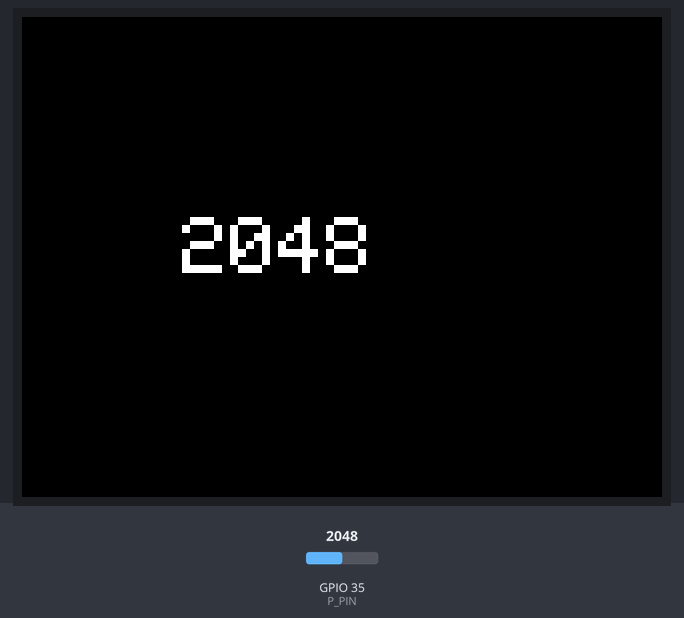
Bench run of a sketch on a simulated ESP32. Shown: 320×240 colour display. The test bench sets the inputs (shaded band); at power-on: GPIO 35 (P_PIN) = 2048.

Above: at 1.3 s.
1.4 s: GPIO 35 (P_PIN) set to 2866
At 3.2 s:
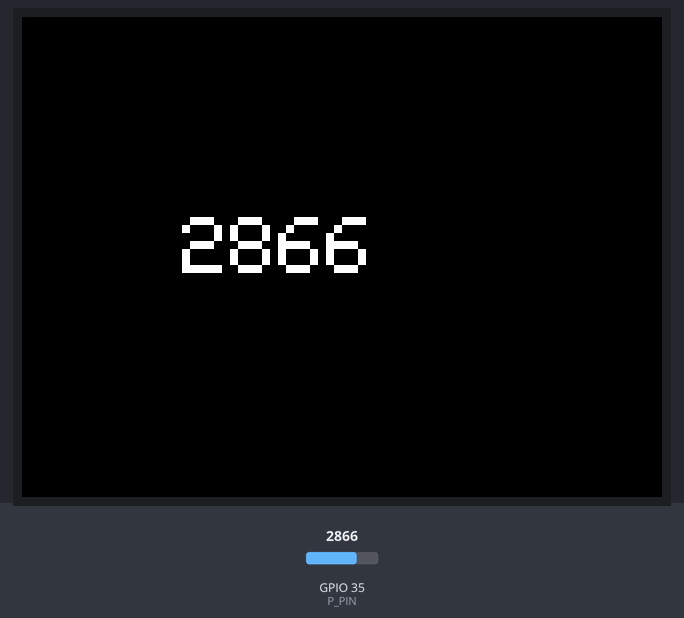
3.6 s: GPIO 35 (P_PIN) set to 3603
At 5.0 s:
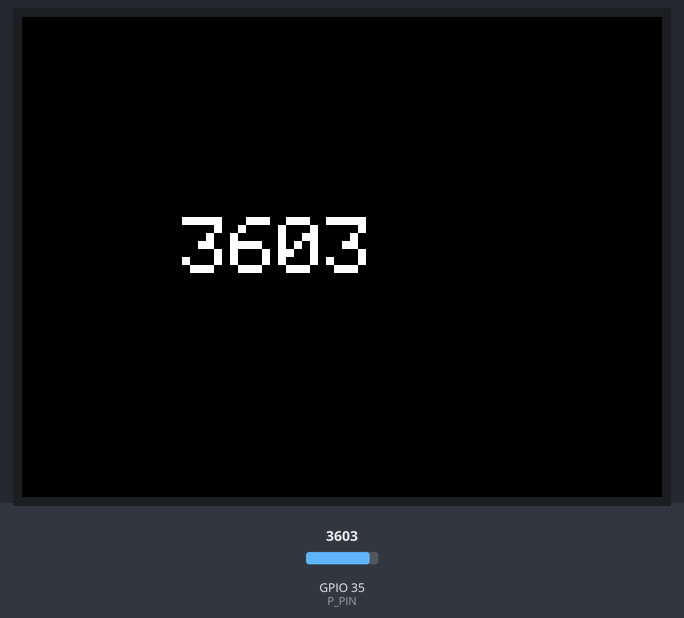
5.6 s: GPIO 35 (P_PIN) set to 4095
At 6.8 s:
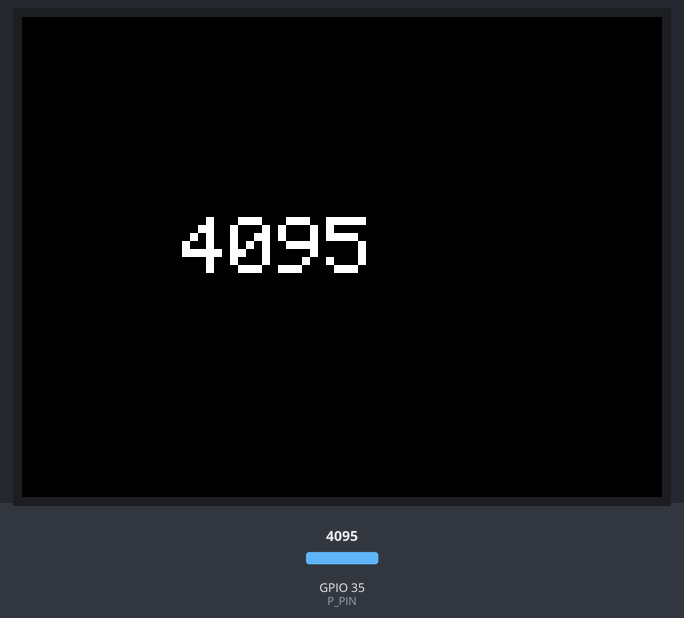
Timing chart, 0 to 8.6 s (numbered marks = the images above; inputs shaded):
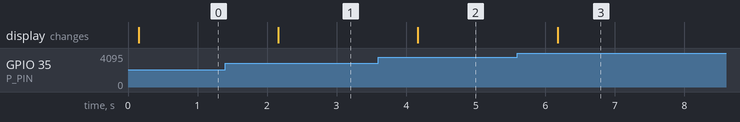

Measured:
- after the input at 1.4 s, the display: changes after 0.76 s (image 1)
- after the input at 3.6 s, the display: changes after 0.57 s (image 2)
- after the input at 5.6 s, the display: changes after 0.58 s (image 3)

The sketch:

pread.ino
```cpp
#include <M5Stack.h>

#define P_PIN 35

void setup() {
    M5.begin();
    pinMode(P_PIN, INPUT);

    M5.Lcd.setTextSize(4);
}

void loop() {
    int e = analogRead(P_PIN);

    M5.Lcd.setCursor(80, 100);
    M5.Lcd.print(e, 1);

    delay(1000);
}
```
